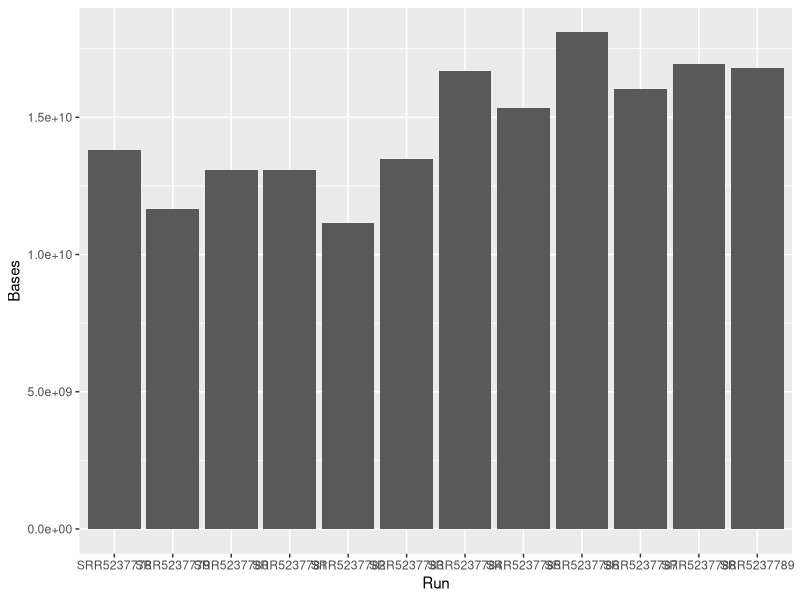
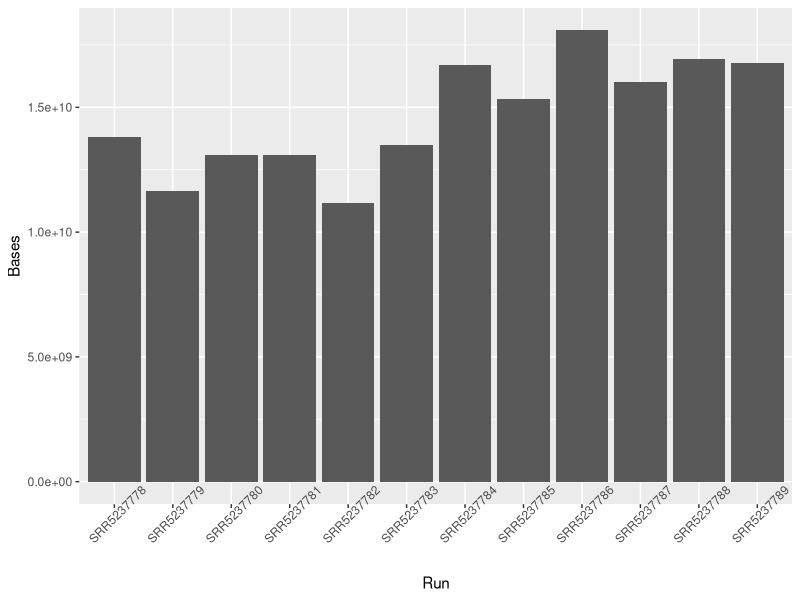
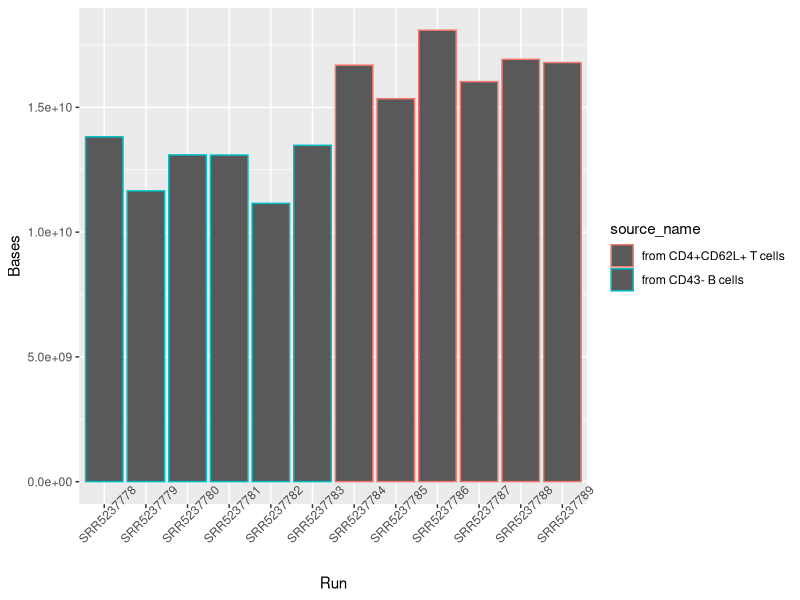
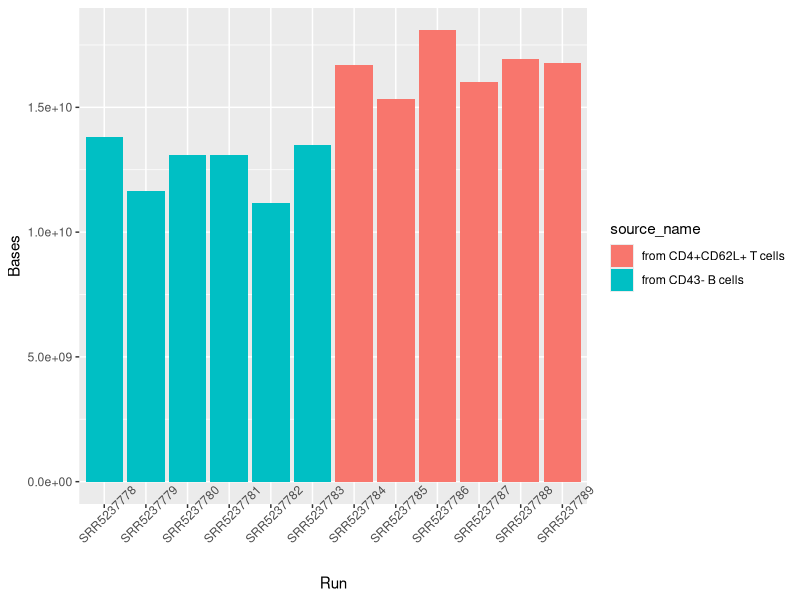

Recreate these plots in R, in order.
## ---- chunk 1

library(data.table)

metadata <- fread("./SraRunTable.txt") #Please be sure to place the file under ~/RNA_seq_course2020

metadata[ source_name=="central neurons"  , sum(AvgSpotLen) ]
## ---- chunk 2
metadata[source_name=="central neurons" , ]
## ---- chunk 3

metadata[Bases < 100000000 , ]
## ---- chunk 4

metadata[  , mean(Bases), by=source_name ]

## ---- chunk 5
library(ggplot2)

ggplot( metadata) +  # Frist layer - Data input
  geom_bar(aes(x=Run, y=Bases), stat = "identity")   # second layer - type of plot and axis

## ---- chunk 6

ggplot(data=metadata) +
  geom_bar(aes(x=Run, y=Bases, ), stat = "identity") + 
  theme(axis.text.x = element_text(angle = 45))  # Third layer -  visual configuration

## ---- chunk 7
ggplot(data=metadata) +
  geom_bar(aes(x=Run, y=Bases, colour=source_name), stat = "identity") + 
  theme(axis.text.x = element_text(angle = 45))
## ---- chunk 8
ggplot(data=metadata) +
  geom_bar(aes(x=Run, y=Bases, fill=source_name), stat = "identity") + 
  theme(axis.text.x = element_text(angle = 45))
## ---- chunk 9
metadata
